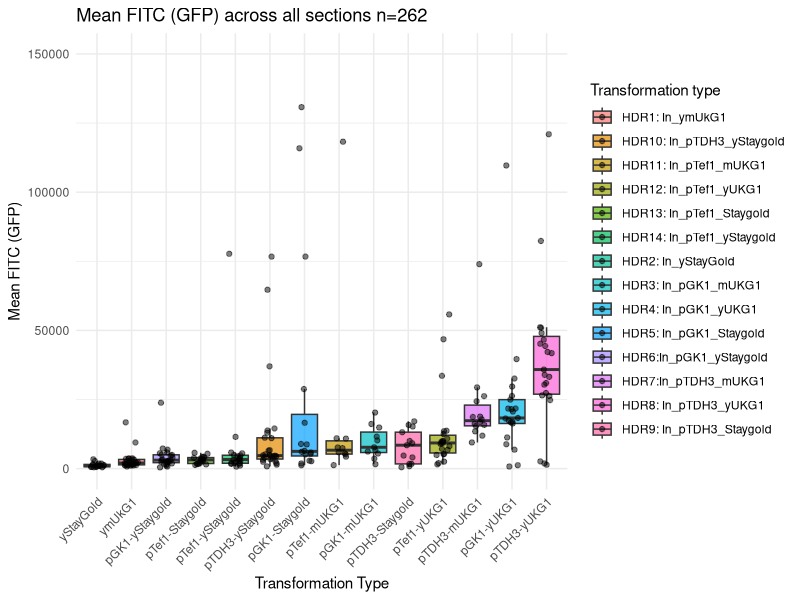
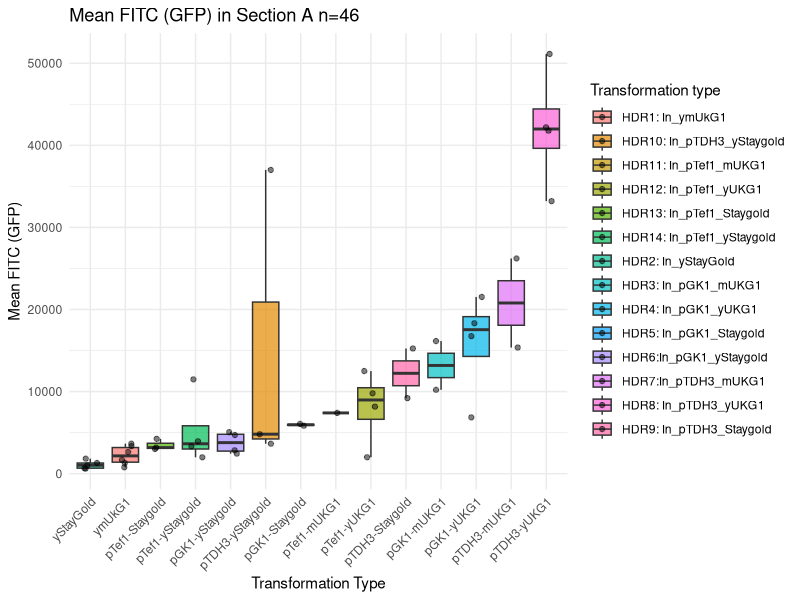
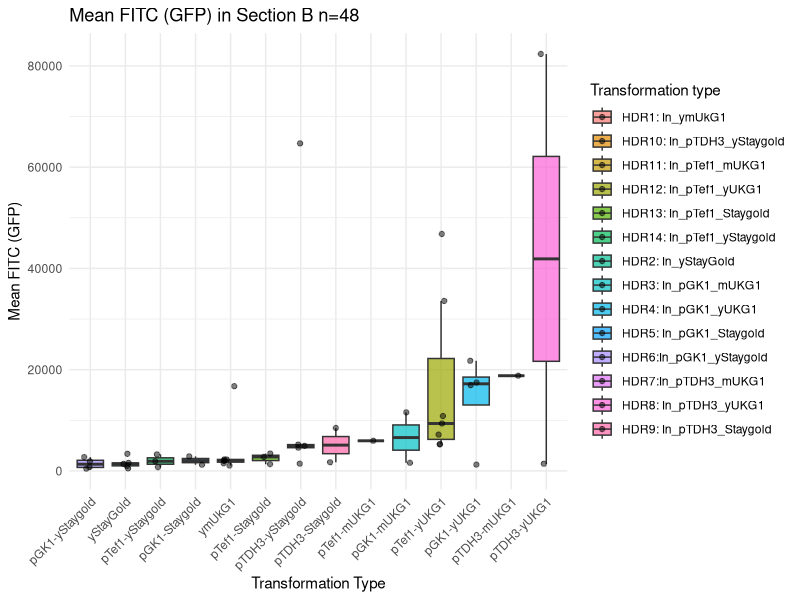
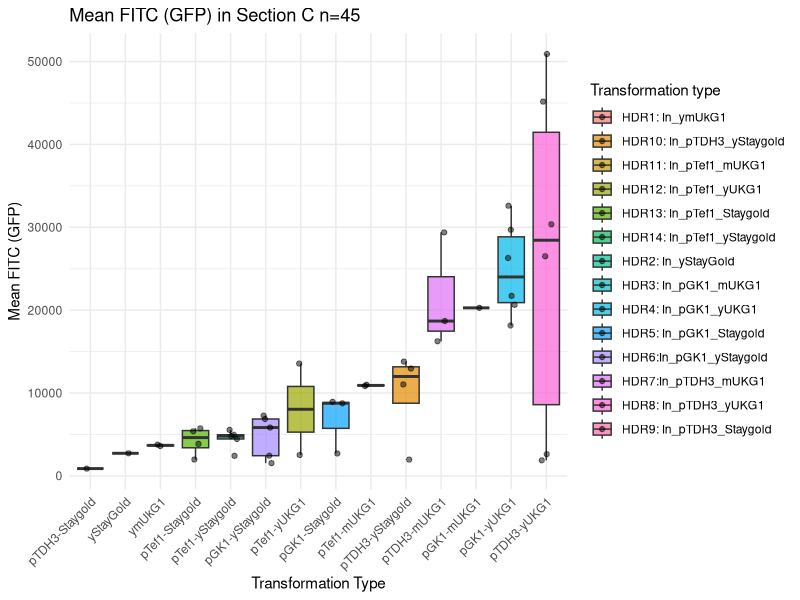
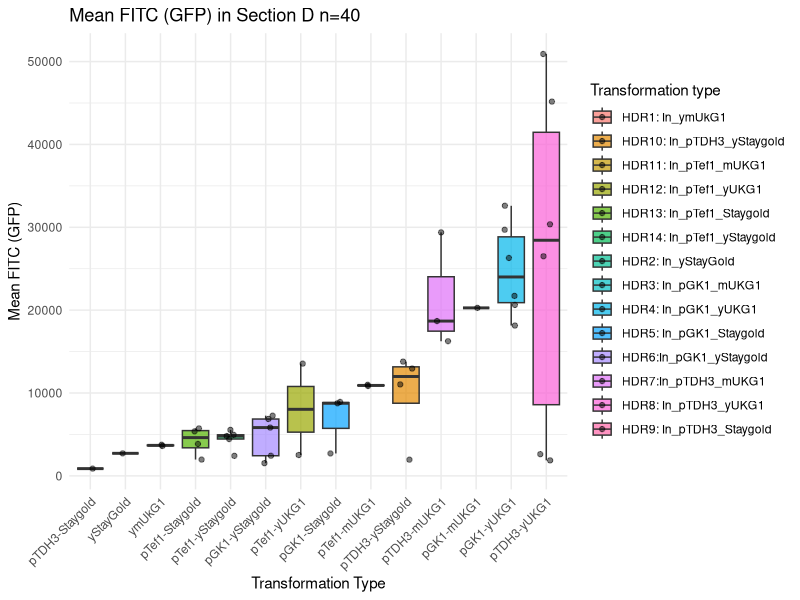
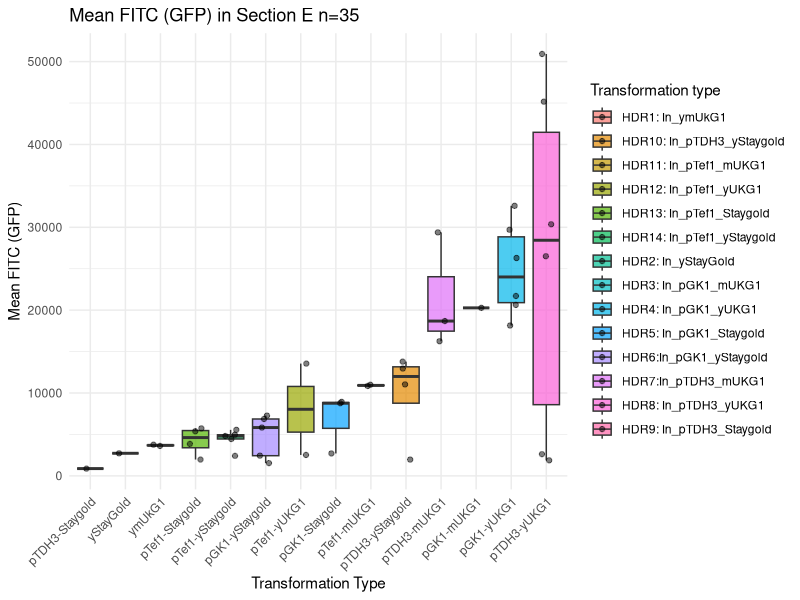
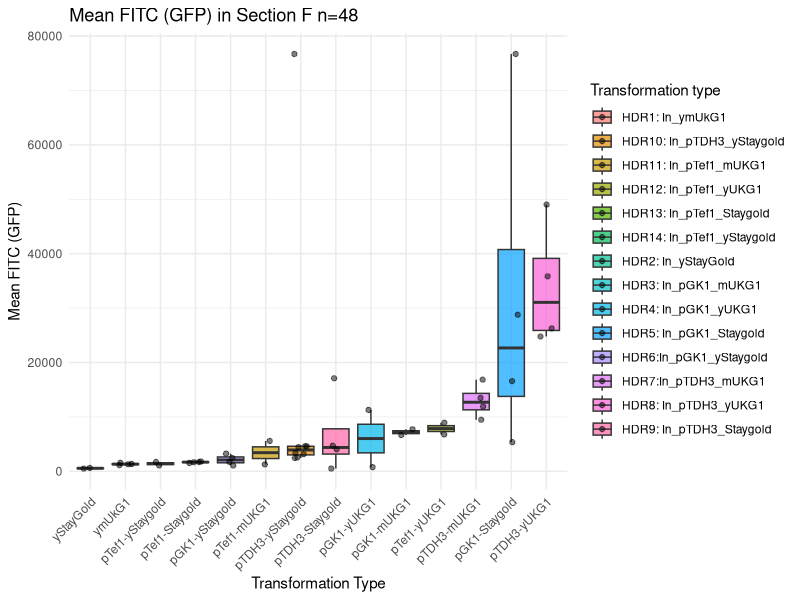
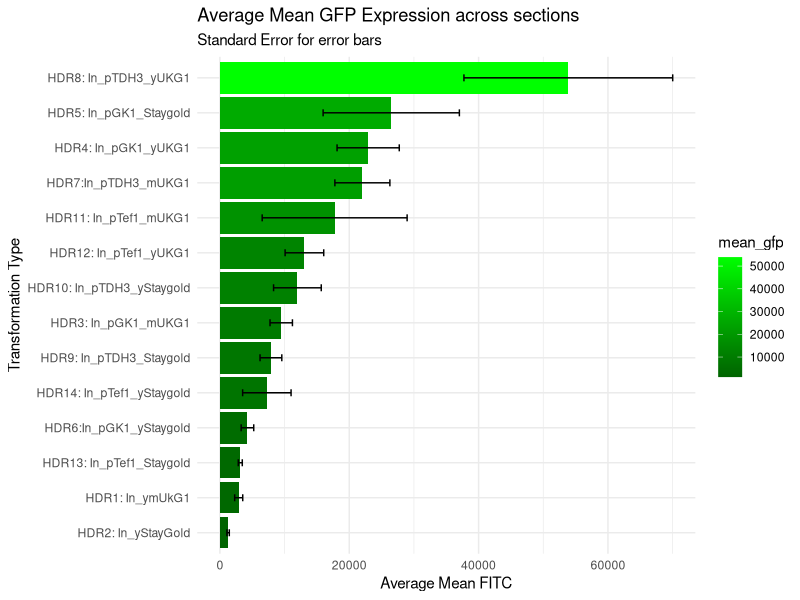

Write R code to recreate these figures, in order.
## ---- chunk 1
knitr::opts_chunk$set(echo = TRUE)
## ---- chunk 2
#install.packages('tidyverse')
#install.packages('ggplot2')
#install.packages("dplyr")
## ---- chunk 3
library('ggplot2')
library('tidyverse')
library("dplyr")
## ---- chunk 4
setwd("~/Documents/GitHub/KR-BIMM-101")
## ---- chunk 5
TabA0<-read_csv("W26FCBIMM101_2.csv")
QC00<-read_csv("Copy of Winter 2026 Flow Cytometry - C01_C02 QC.csv")
FC00<-read_csv("Copy of Winter 2026 Flow Cytometry - C01_C02 Flow.csv")
## ---- chunk 6
###Filter N/A in TabA
TabA1 <- TabA0 %>% filter(!is.na(`Mean FITC (GFP)`))
###Group sections
TabA1$MainSection <- substr(TabA1$Section, 1, 1)

###SectionDf
SecA<-TabA1 %>% 
  filter(MainSection == "A")
SecB<-TabA1 %>% 
  filter(MainSection == "B")
SecC<-TabA1 %>% 
  filter(MainSection == "C")
SecD<-TabA1 %>% 
  filter(MainSection == "D")
SecE<-TabA1 %>% 
  filter(MainSection == "E")
SecF<-TabA1 %>% 
  filter(MainSection == "F")
## ---- chunk 7
###Merge C00 QC Data and Flow Data
merged_C00 <- merge(x = FC00, y = QC00, by = "Sample #", all.x = TRUE)
## ---- chunk 8
###Filter Out FAILED QC
clean_C00<- filter(merged_C00, .by = NULL, .preserve = FALSE)
## ---- chunk 9
###Cleanup Names for PlotA
plotlabs <-c(
  "HDR1: In_ymUkG1"           = "ymUkG1",
  "HDR2: In_yStayGold"        = "yStayGold",
  "HDR3: In_pGK1_mUKG1"       = "pGK1-mUKG1",
  "HDR4: In_pGK1_yUKG1"       = "pGK1-yUKG1",
  "HDR5: In_pGK1_Staygold"    = "pGK1-Staygold",
  "HDR6:In_pGK1_yStaygold"    = "pGK1-yStaygold",
  "HDR7:In_pTDH3_mUKG1"       = "pTDH3-mUKG1",
  "HDR8: In_pTDH3_yUKG1"      = "pTDH3-yUKG1",
  "HDR9: In_pTDH3_Staygold"   = "pTDH3-Staygold",
  "HDR10: In_pTDH3_yStaygold" = "pTDH3-yStaygold",
  "HDR11: In_pTef1_mUKG1"     = "pTef1-mUKG1",
  "HDR12: In_pTef1_yUKG1"     = "pTef1-yUKG1",
  "HDR13: In_pTef1_Staygold"  = "pTef1-Staygold",
  "HDR14: In_pTef1_yStaygold" = "pTef1-yStaygold")

###cleanup names for PlotB
plotlabsB<-c( 
  "HDR1: In_ymUkG1"           = "HDR1",
  "HDR2: In_yStayGold"        = "HDR2",
  "HDR3: In_pGK1_mUKG1"       = "HDR3",
  "HDR4: In_pGK1_yUKG1"       = "HDR4",
  "HDR5: In_pGK1_Staygold"    = "HDR5",
  "HDR6:In_pGK1_yStaygold"    = "HDR6",
  "HDR7:In_pTDH3_mUKG1"       = "HDR7",
  "HDR8: In_pTDH3_yUKG1"      = "HDR8",
  "HDR9: In_pTDH3_Staygold"   = "HDR9",
  "HDR10: In_pTDH3_yStaygold" = "HDR10",
  "HDR11: In_pTef1_mUKG1"     = "HDR11",
  "HDR12: In_pTef1_yUKG1"     = "HDR12",
  "HDR13: In_pTef1_Staygold"  = "HDR13",
  "HDR14: In_pTef1_yStaygold" = "HDR14")
## ---- chunk 10
###Plot 1: Comparing median values and making boxplot for each transformation
Plot1<-ggplot(TabA1,aes(x=reorder(`Transformation type`,`Mean FITC (GFP)`,FUN=median),y=`Mean FITC (GFP)`,fill=`Transformation type`))+
  geom_boxplot(outlier.shape=NA,alpha=0.7)+
  geom_jitter(width = 0.2,alpha = 0.5)+
  labs(title="Mean FITC (GFP) across all sections n=262",x="Transformation Type",y="Mean FITC (GFP)")+
  scale_x_discrete(labels=plotlabs)+theme_minimal()+theme(axis.text.x=element_text(angle=45,hjust = 1))+coord_cartesian(ylim = c(0, 150000))
  
print(Plot1)
#x reorder displays bars from lowest gfp to high, FUN=median decided as best method to approximate center values, jitter shows outlier values a little off center to easily identify
## ---- chunk 11
###Plot A: Comparing median GFP values with boxplot in Section A
PlotA<-ggplot(SecA,aes(x=reorder(`Transformation type`,`Mean FITC (GFP)`,FUN=median),y=`Mean FITC (GFP)`,fill=`Transformation type`))+
  geom_boxplot(outlier.shape=NA,alpha=0.7)+
  geom_jitter(width = 0.2,alpha = 0.5)+
  labs(title="Mean FITC (GFP) in Section A n=46",x="Transformation Type",y="Mean FITC (GFP)")+
  scale_x_discrete(labels=plotlabs)+theme_minimal()+theme(axis.text.x=element_text(angle=45,hjust = 1))
print(PlotA)
## ---- chunk 12
###Plot B: Comparing median GFP values with boxplot in Section B
PlotB<-ggplot(SecB,aes(x=reorder(`Transformation type`,`Mean FITC (GFP)`,FUN=median),y=`Mean FITC (GFP)`,fill=`Transformation type`))+
  geom_boxplot(outlier.shape=NA,alpha=0.7)+
  geom_jitter(width = 0.2,alpha = 0.5)+
  labs(title="Mean FITC (GFP) in Section B n=48",x="Transformation Type",y="Mean FITC (GFP)")+
  scale_x_discrete(labels=plotlabs)+theme_minimal()+theme(axis.text.x=element_text(angle=45,hjust = 1))
print(PlotB)
## ---- chunk 13
###Plot C: Comparing median GFP values with boxplot in Section C
PlotC<-ggplot(SecC,aes(x=reorder(`Transformation type`,`Mean FITC (GFP)`,FUN=median),y=`Mean FITC (GFP)`,fill=`Transformation type`))+
  geom_boxplot(outlier.shape=NA,alpha=0.7)+
  geom_jitter(width = 0.2,alpha = 0.5)+
  labs(title="Mean FITC (GFP) in Section C n=45",x="Transformation Type",y="Mean FITC (GFP)")+
  scale_x_discrete(labels=plotlabs)+theme_minimal()+theme(axis.text.x=element_text(angle=45,hjust = 1))
print(PlotC)  
## ---- chunk 14
###Plot D: Comparing median GFP values with boxplot in Section D
PlotD<-ggplot(SecC,aes(x=reorder(`Transformation type`,`Mean FITC (GFP)`,FUN=median),y=`Mean FITC (GFP)`,fill=`Transformation type`))+
  geom_boxplot(outlier.shape=NA,alpha=0.7)+
  geom_jitter(width = 0.2,alpha = 0.5)+
  labs(title="Mean FITC (GFP) in Section D n=40",x="Transformation Type",y="Mean FITC (GFP)")+
  scale_x_discrete(labels=plotlabs)+theme_minimal()+theme(axis.text.x=element_text(angle=45,hjust = 1))
print(PlotD)  
## ---- chunk 15
###Plot E: Comparing median GFP values with boxplot in Section E
PlotE<-ggplot(SecC,aes(x=reorder(`Transformation type`,`Mean FITC (GFP)`,FUN=median),y=`Mean FITC (GFP)`,fill=`Transformation type`))+
  geom_boxplot(outlier.shape=NA,alpha=0.7)+
  geom_jitter(width = 0.2,alpha = 0.5)+
  labs(title="Mean FITC (GFP) in Section E n=35",x="Transformation Type",y="Mean FITC (GFP)")+
  scale_x_discrete(labels=plotlabs)+theme_minimal()+theme(axis.text.x=element_text(angle=45,hjust = 1))
print(PlotE)  
## ---- chunk 16
###Plot F: Comparing median GFP values with boxplot in Section F
PlotF<-ggplot(SecF,aes(x=reorder(`Transformation type`,`Mean FITC (GFP)`,FUN=median),y=`Mean FITC (GFP)`,fill=`Transformation type`))+
  geom_boxplot(outlier.shape=NA,alpha=0.7)+
  geom_jitter(width = 0.2,alpha = 0.5)+
  labs(title="Mean FITC (GFP) in Section F n=48",x="Transformation Type",y="Mean FITC (GFP)")+
  scale_x_discrete(labels=plotlabs)+theme_minimal()+theme(axis.text.x=element_text(angle=45,hjust = 1))
print(PlotF)  
## ---- chunk 17
###C00 Flow and QC filter for only OK and GOOD quality plot
## ---- chunk 18
###Plot 2:Final comparison using means with SD
summary_df<-TabA1 %>%group_by(`Transformation type`) %>%
  summarize(mean_gfp= mean(`Mean FITC (GFP)`),sd_gfp = sd(`Mean FITC (GFP)`),n = n(),se_gfp = sd_gfp / sqrt(n))

Plot2<-ggplot(summary_df,aes(x = reorder(`Transformation type`,mean_gfp),y=mean_gfp,fill=mean_gfp)) +
  geom_bar(stat = "identity") +scale_fill_gradient(low = "darkgreen", high = "green")+
  geom_errorbar(aes(ymin = mean_gfp - se_gfp, ymax = mean_gfp + se_gfp), width = 0.2) +coord_flip() +
  theme_minimal() +
  labs(title = "Average Mean GFP Expression across sections",subtitle = "Standard Error for error bars",x = "Transformation Type",y = "Average Mean FITC")
print(Plot2)
